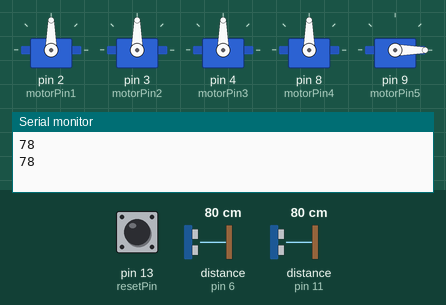
Recording of a sketch running on a simulated Arduino Uno, built with avr-gcc and run on an emulated ATmega328P. Shown: 5 × servo, the last lines printed to the serial monitor. Wiring (inferred from the names in the program): 2 × ultrasonic range finder: trigger pin 5, echo pin 6 / trigger pin 10, echo pin 11. The inputs (shaded band) are chosen by the test bench; at power-on: pin 13 (resetPin) LOW, distance to the obstacle (sensors on pin 6, pin 11) 80 cm. The echo pulse lasts 58.3 µs per cm.

Above: at 3.8 s.
3.9 s: pin 13 (resetPin) pulled HIGH for 3.2 s
At 4.7 s:
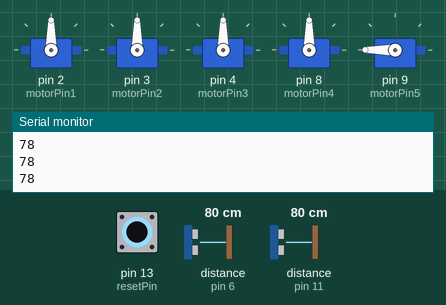
Timing chart, 0 to 9.4 s (numbered marks = the images above; inputs shaded):
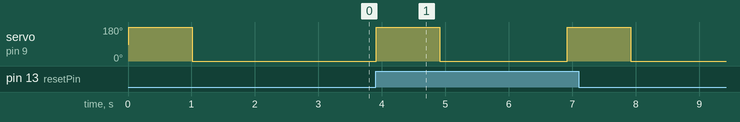

The sketch:

sketch_oct13a.ino
```cpp
#include <Servo.h>


const int resetPin = 13;
int resetState;
// constants for ultrasonics
// 1 = shirt sensor
// 2 = pant sensor

const int trigPin1 = 10;
const int echoPin1 = 11;

long duration1;
int distance1;

const int trigPin2 = 5;
const int echoPin2 = 6;

long duration2;
int distance2;

// constants for motors

const int motorPin1 = 2;
const int motorPin2 = 3;
const int motorPin3 = 4;
const int motorPin4 = 8;
const int motorPin5 = 9;

Servo servo1;
Servo servo2;
Servo servo3;
Servo servo4;
Servo servo5;

// order of motor rotations

int sleevelessFolds[] = {5};
int sleevedFolds[] = {1, 3, 5};
int pantFolds[] = {1, 3};

// other variables

int foldTime = 1000;
int foldAngle = 359;

// const int switchPin = 13;
// const int buzzerPin = 12;

const int maxDistance = 10;

int coveredSensors;
int switch_state;

bool foldFlag = true;


void setup() {
  // starts serial
  Serial.begin(9600);

  // sets up ultrasonics
  pinMode(trigPin1, OUTPUT);
  pinMode(echoPin1, INPUT);

  pinMode(trigPin2, OUTPUT);
  pinMode(echoPin2, INPUT);

  // sets up servos
  servo1.attach(motorPin1);
  servo2.attach(motorPin2);
  servo3.attach(motorPin3);
  servo4.attach(motorPin4);
  servo5.attach(motorPin5);

  // pinMode(switchPin, INPUT);
  // pinMode(buzzerPin, OUTPUT);

  pinMode(resetPin, INPUT);

}

void loop() {
  resetState = digitalRead(resetPin);
  if (resetState == HIGH) {
    foldFlag = true;
  }

  if (foldFlag == true) {
    coveredSensors = detectSensors();
    rotateMotors(coveredSensors);
  }
}

void rotate(int motor, int degrees) {
  if (motor == 1){
    servo1.write(0);
    servo2.write(0);
    servo1.write(degrees);
    servo2.write(degrees);
    delay(1000);
    servo1.write(0);
    servo2.write(0);
  }
  else if (motor == 3){
    servo3.write(0);
    servo4.write(0);
    servo3.write(degrees);
    servo4.write(degrees);
    delay(1000);
    servo3.write(0);
    servo4.write(0);
  }
  // else if (motor == 4){
  //   servo4.write(0);
  //   servo4.write(degrees);
  //   delay(1000);
  //   servo4.write(0);
  // }
  else if (motor == 5){
    servo5.write(0);
    servo5.write(degrees);
    delay(1000);
    servo5.write(0);
  }

}

int runUltrasonic(int n) {
  if(n == 1) {
    digitalWrite(trigPin1, LOW);
    delayMicroseconds(2);

    digitalWrite(trigPin1, HIGH);
    delayMicroseconds(10);
    digitalWrite(trigPin1, LOW);

    duration1 = pulseIn(echoPin1, HIGH);
    distance1 = duration1 * 0.034 / 2;

    return distance1;
  }
  if(n == 2) {
    digitalWrite(trigPin2, LOW);
    delayMicroseconds(2);

    digitalWrite(trigPin2, HIGH);
    delayMicroseconds(10);
    digitalWrite(trigPin2, LOW);

    duration2 = pulseIn(echoPin2, HIGH);
    distance2 = duration2 * 0.034 / 2;

    return distance2;
  }
}

int detectSensors() {
  int sensedDistance1 = runUltrasonic(1);
  int sensedDistance2 = runUltrasonic(2);
  Serial.println(sensedDistance1);
  Serial.println(sensedDistance2);

  if (sensedDistance1 <= maxDistance) {
    return 1;
  }
  if (sensedDistance2 <= maxDistance) {
    return 2;
  }
  return 0;
}

void rotateMotors(int n) {
  int l;
  int currMotor;
  if (n == 0) {
    l = sizeof(sleevelessFolds) / sizeof(sleevelessFolds[0]);
    for (int i = 0; i < l; i++) {
      currMotor = sleevelessFolds[i];
      rotate(currMotor, foldAngle);
      delay(2000);
    }
  }
  else if (n == 1) {
    l = sizeof(sleevedFolds) / sizeof(sleevedFolds[0]);
    for (int i = 0; i < l; i++) {
      currMotor = sleevedFolds[i];
      rotate(currMotor, foldAngle);
      delay(2000);
    }
  }
  else if (n == 2) {
    l = sizeof(pantFolds) / sizeof(pantFolds[0]);
    for (int i = 0; i < l; i++) {
      currMotor = pantFolds[i];
      rotate(currMotor, foldAngle);
      delay(2000);
    }
  }
  foldFlag = false;
}
```

Measured:
- after the input at 3.9 s, servo on pin 9 (motorPin5): alternates 180° for 1.0 s and 0° for 2.0 s, 4 changes in all, then stays 0°, starting at once
